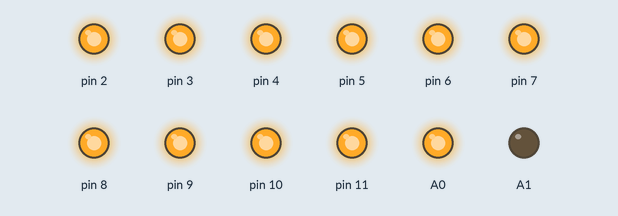
Bench run of a sketch on a simulated Arduino Uno, built with avr-gcc and run on an emulated ATmega328P. Shown: output pins drawn as LEDs (lit = HIGH).

Above: at 0.03 s.
At 0.62 s:
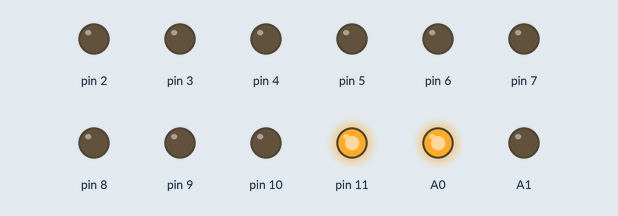
At 1.22 s:
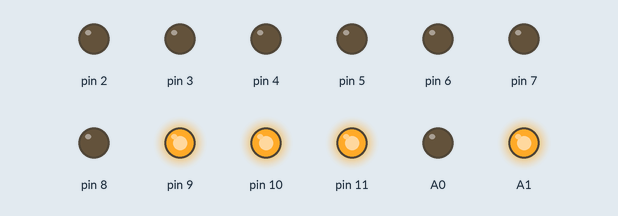
At 2.47 s:
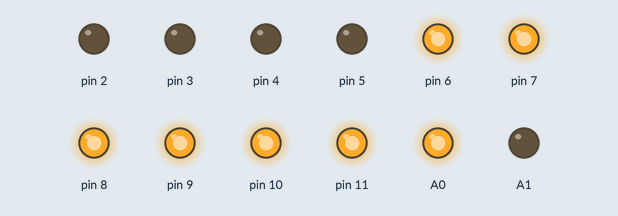
At 3.66 s:
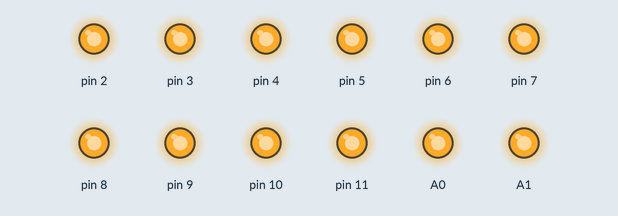
At 4.92 s:
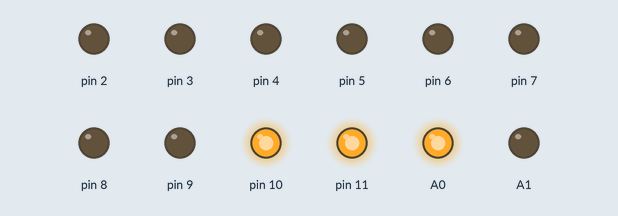
Timing chart, 0 to 5.2 s (numbered marks = the images above):
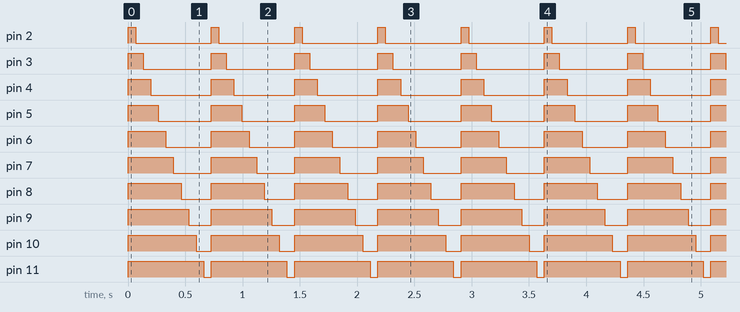

Measured:
- by itself, pin 2: alternates HIGH for 0.07 s and LOW for 0.66 s
- by itself, pin 3: alternates HIGH for 0.13 s and LOW for 0.59 s
- by itself, pin 4: alternates HIGH for 0.20 s and LOW for 0.53 s
- by itself, pin 5: alternates HIGH for 0.26 s and LOW for 0.46 s
- by itself, pin 6: alternates HIGH for 0.33 s and LOW for 0.40 s
- by itself, pin 7: alternates HIGH for 0.40 s and LOW for 0.33 s
- by itself, pin 8: alternates HIGH for 0.46 s and LOW for 0.26 s
- by itself, pin 9: alternates HIGH for 0.53 s and LOW for 0.20 s

The sketch:

BarGraph.ino
```cpp
/*
 * 10-Segment multicolor bar graph demo
 *
 * Pin Assignments
 * A0 -> 1 (orange common anode)
 * A1 -> 10 (green common anode)
 * D2 - D11 -> 20 - 11 (common cathode)
 */

void setup()
{
  for (int pin = 2; pin < 12; ++pin) {
    pinMode(pin, OUTPUT);
    digitalWrite(pin, HIGH);
  }

  pinMode(A0, OUTPUT);
  digitalWrite(A0, LOW);
  pinMode(A1, OUTPUT);
  digitalWrite(A1, LOW);
}

void loop()
{
  for (int color = 0; color < 3; ++color) {
    switch (color) {
      case 0:
        digitalWrite(A0, HIGH);
        digitalWrite(A1, LOW);
        break;
      case 1:
        digitalWrite(A0, LOW);
        digitalWrite(A1, HIGH);
        break;
      case 2:
        digitalWrite(A0, HIGH);
        digitalWrite(A1, HIGH);
    }

    int value = 0;
    for (int segment = 0; segment <= 10; ++segment) {
      for (int bit = 0; bit < 10; ++bit) {
        digitalWrite(2 + bit, value & (1 << bit) ? LOW : HIGH);
      }
      value |= (1 << segment);
      delay(66);
    }
  }
}
```
